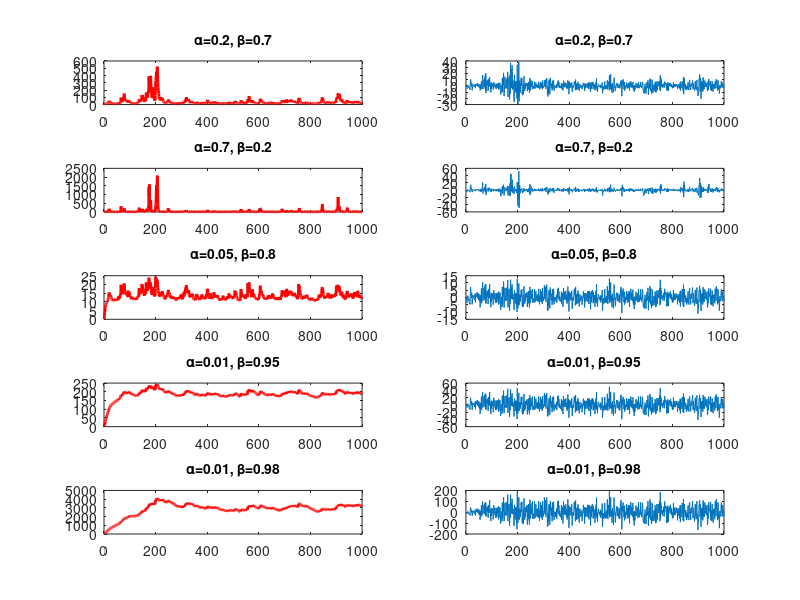

This figure's MATLAB source:
% Praca domowa, zadanie 2. Meeting V
clc; % Clear command window 
clear; % Remove items from workspace, freeing up system memory

n = 1000; % n. of observations
matrix_a = [0.2 0.7 0.05 0.01 0.01]; % matrix of parameters alpha
matrix_b = [0.7 0.2 0.8 0.95 0.98]; % matrix of parameters beta
w = zeros(5, 1); % empty matrix for w 
for i = 1:5 
    w(i) = 0.3/(1-(matrix_a(i)+matrix_b(i))); % E(at^2)=w/(1-(alpha+beta)) - GARCH(1,1)
end

% creating a loop 
for i=1:5
    rng(11)
    a = matrix_a(i); % each parameter alpha for each iteration
    b = matrix_b(i); % each parameter beta for each iteration
    sigma_square = zeros(n,1); % empty matrix for conditional variances
    a_simple = zeros(n,1); % empty matrix for returns
    eps = randn(n,1); 
    sigma_square(1,1) = 0.3; % to initiliaze loop
    a_simple(1,1) = 1; % -/-
    for j=1:n % according to the task 
        a_simple(j) = eps(j)*(sigma_square(j)^0.5);
        sigma_square(j+1) = w(i) + a*(a_simple(j)^2) + b*sigma_square(j);
    end 
    subplot(5,2,i*2-1) % creating plots
    plot(sigma_square(1:end-1), 'LineWidth', 2, 'Color', 'r');
    title(['\alpha=' num2str(a) ', \beta=' num2str(b)], 'FontSize', 10);
    subplot(5,2,i*2) % creating plots
    plot(a_simple);
    title(['\alpha=' num2str(a) ', \beta=' num2str(b)], 'FontSize', 10);
end
